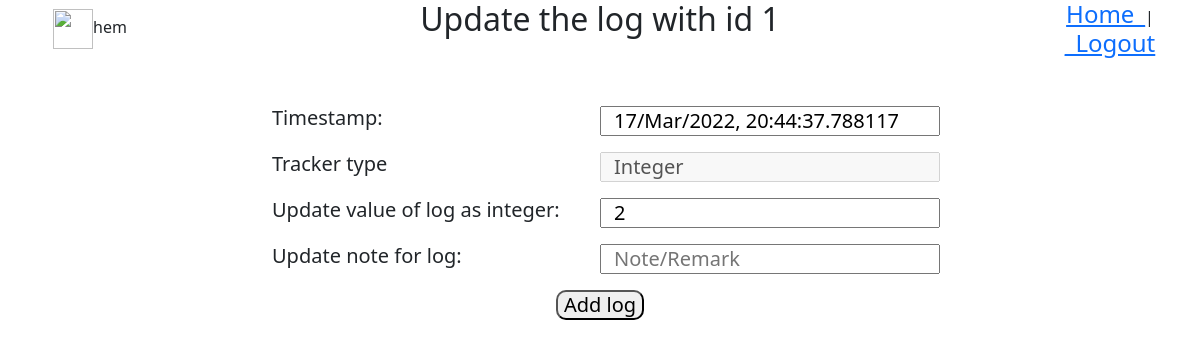
/1/log/update (signed in), run on an earlier commit of the app's database.
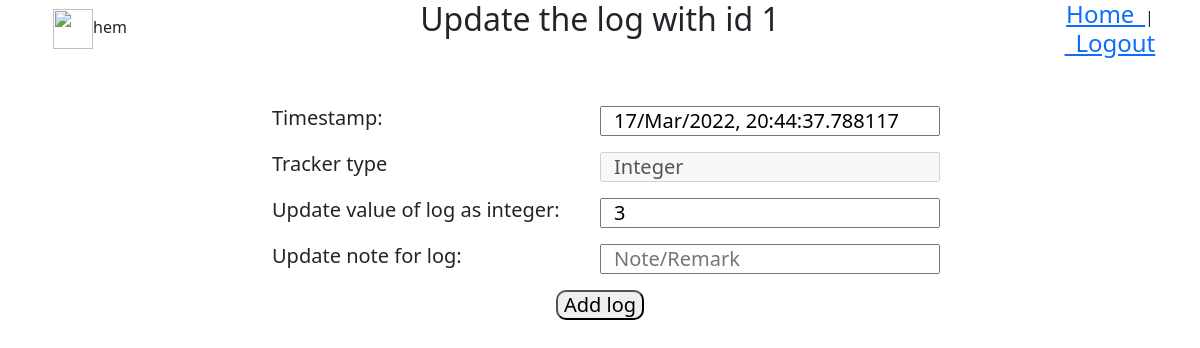
And on a later commit of the database.
### database.py (models this page shows)
class log(db.Model):
    tracker_id=db.Column(db.Integer,db.ForeignKey("tracker.tracker_id"),nullable=False)
    log_id=db.Column(db.Integer,primary_key=True,autoincrement=True)
    log_datetime=db.Column(db.DateTime,nullable=False)
    note=db.Column(db.String)
    log_value=db.Column(db.String,nullable=False)

### main.py (the view, shortened to what this page needs)
@app.route('/<int:log_id>/log/update',methods=['GET','POST'])
@login_required
def update_log(log_id):#############more validation needed#######
    if (log_id,) not in db.session.query(log.log_id).all():
        return notfound('log_id_not_found')
    l=log.query.get(log_id)
    return render_template('update_logs.html',datetime=datetime,log=l)

### main.py (called while the page is built)
@login_manager.user_loader
def load_user(id):
    return User.query.get(int(id))

### templates/update_logs.html (shortened to what this page needs)
<!DOCTYPE html>
<html lang="en" dir="ltr">
  <head>
    <link href="https://cdn.jsdelivr.net/npm/bootstrap@5.0.2/dist/css/bootstrap.min.css" rel="stylesheet">
    <link rel="stylesheet" href="/static/main.css">
  </head>
  <body>
    <div class="row">
      <div class="col-2 d-flex justify-content-center">
        <span class="align-self-center"><img src='/static/userimg' width="40px" height="40px" />{{log.parent.parent.username}}</span>
      </div>
      <div class="col-8  text-center">
        <h2>Update the log with id {{log.log_id}}</h2>
      </div>
      <div class="col-2 text-center">
        <a href="/" class="h4 logout">Home_</a>|
        <a href="/logout" class="h4 logout">_Logout</a>
      </div>
    </div><br><br>
    <div class="row">
      <div class="col-10 offset-1 h5">
        <form class="update_log" action="/{{log.log_id}}/log/update" method="post">
          <div class="mb-3 row">
            <label class="col-4 offset-2" for="value">Timestamp:</label><input class="col-4" type="datetime" name="time" value="{{log.log_datetime.strftime('%d/%b/%Y, %H:%M:%S.%f')}}">
          </div>
          <div class="mb-3 row">
            <label class="col-4 offset-2" for="type">Tracker type</label><input class="col-4" type="text" name="type" value="{{log.parent.type}}" disabled>
          </div>
          {% if log.parent.type=="Multiple-choice" -%}
          <div class='mb-3 row'>
            <label class="col-4 offset-2" for="value">Update value of log:</label><select class="col-4" name="value">
              {% for i in log.parent.settings.split(',') -%}
              <option value={{i}} {% if i==log.log_value %} selected {% endif %}>{{i}}</option>
              {% endfor %}
            </select>
          </div>
          {% elif log.parent.type=="Integer" %}
          <div class='mb-3 row'>
            <label class="col-4 offset-2" for="value">Update value of log as integer:</label><input class="col-4" type="number" name="value" value="{{log.log_value}}" required>
          </div>
          {% elif log.parent.type=="Numeric" %}
          <div class='mb-3 row'>
            <label class="col-4 offset-2" for="value">Update value of log as float:</label><input class="col-4" type="number" name="value" step='0.001' value="{{log.log_value}}" required>
          </div>
          {% elif log.parent.type=="Time" %}
          <div class='mb-3 row'>
            <label class="col-4 offset-2" for="value">Update value of log as time:</label><input class="col-4" type="text" name="value" value='{{log.log_value}}' required>
          </div>
          {% endif %}
          <div class='mb-3 row'>
            <label class="col-4 offset-2" for="note">Update note for log:</label><input class="col-4" type="text" name="note" value="{{log.note}}" placeholder="Note/Remark">
          </div>
          <div class="text-center"><button type="submit" name="submit">Add log</button></div>
        </form>
      </div>
  </body>
</html>

What changed in the data, as far as the page shows it:
changed log: value "2" → "3"
